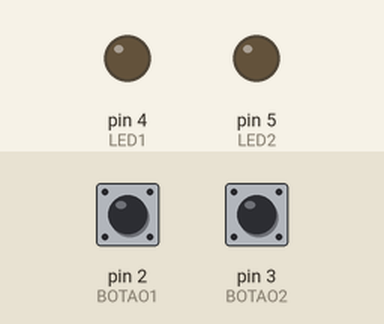
Simulated run of this sketch. Board: Arduino Uno, built with avr-gcc and run on an emulated ATmega328P. Parts: output pins drawn as LEDs (lit = HIGH). The inputs (shaded band) are chosen by the test bench; at power-on: pin 3 (BOTAO2) LOW, pin 2 (BOTAO1) HIGH.

Above: at 1.2 s.
1.3 s: pin 3 (BOTAO2) pulled HIGH for 0.15 s
At 1.6 s:
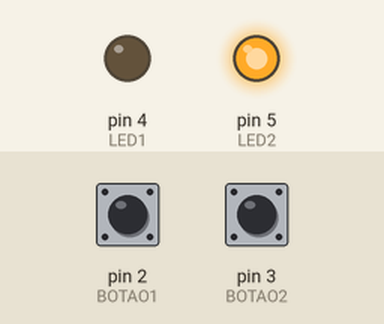
Timing chart, 0 to 4.3 s (numbered marks = the images above; inputs shaded):
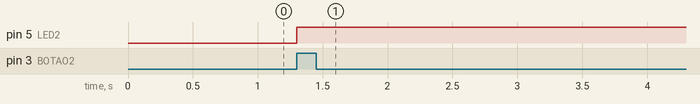

The sketch:

StatistiquedesPoussoirs.ino
```cpp
//código semana 3 atividade 1:


#define LED1 4
#define LED2 5
#define BOTAO1 2
#define BOTAO2 3
  int cont1 = 0;
  int cont2 = 0;
  int tempo1 = 0;
  int tempo2 = 0;
  int buttonstate1;
  int buttonstate2;
  int aux;

void setup() {
  pinMode(LED1, OUTPUT);
  pinMode(LED2, OUTPUT);
  pinMode(BOTAO1, INPUT);
  pinMode(BOTAO2, INPUT);
}

void loop() {

  if(cont1 > cont2){
    digitalWrite(LED1,HIGH);
    digitalWrite(LED2,LOW);
  }
  if(cont2 > cont1){
    digitalWrite(LED2,HIGH);
    digitalWrite(LED1,LOW);
  }
  if(cont1==cont2){
    digitalWrite(LED1,LOW);
    digitalWrite(LED2,LOW);
  }


tempo1 = 0;
  while(!digitalRead(BOTAO1)){
    aux = millis();
      while(!digitalRead(BOTAO1)){
        tempo1 = millis() - aux;
    }
  }
  if(tempo1>=200){
    cont1 += 1;
    }

tempo2 = 0;
  while(!digitalRead(BOTAO2)){
    aux = millis();
      while(!digitalRead(BOTAO2)){
        tempo2 = millis() - aux;
      }
  }
  if(tempo2>=200){
    cont2 += 1;
    }

}
```

Measured:
- after the input at 1.3 s, pin 5 (LED2): LOW → HIGH at once
